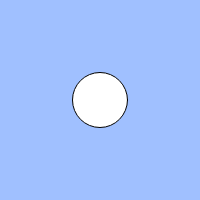
Frame 1 (no input)
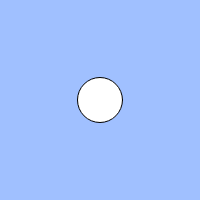
Frame 60 (no input)
Frame 120 (the mouse pressed at the canvas centre since frame 60): identical to frame 1, image omitted

The p5.js sketch that drew these frames (run headless with seeded random() and noise() and a simulated clock; from frame 60 on, the mouse is pressed at the canvas centre):

// p5.js sketch
// ── sketch.js
// 心臓の鼓動のようなアニメーション
const cycle = 100; // 1周期のフレーム数
let count; // 何フレーム目か
let speed = 1; // アニメーションの速さ

function setup(){
  createCanvas(200, 200);
  count = 0;
}

function draw(){
  background(160, 192, 255);
  let size = 50;
  if (count < cycle / 2){
    size += 5;
  } else {
    size -= 5;
  }// BLANK[1] 1周期の前半は size が大きくなり、後半は小さくなる
count = (count + speed) % cycle;
  ellipse(width / 2, height / 2, size); 
  }

  function keyPressed(){
    speed = 5;
  }
  function keyReleased(){
    speed = 1;
  }

  
